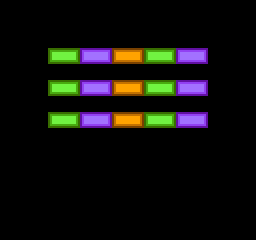

The image is a tile-based game level rendered from a .tmx file. Its description and complete source (layers, tilesets, objects, tile grids) follow:
An orthogonal 32x30 tile map with 8x8 px tiles, 2 tile layers (bg, board2), 1 hidden layer not drawn.

<map version="1.2" tiledversion="1.2.4" orientation="orthogonal" renderorder="right-down" width="32" height="30" tilewidth="8" tileheight="8" infinite="0" nextlayerid="5" nextobjectid="1">
 <tileset firstgid="1" source="map-tiles.tsx" />
 <layer id="1" name="bg" width="32" height="30">
  <data encoding="csv">
2,2,2,2,2,2,2,2,2,2,2,2,2,2,2,2,2,2,2,2,2,2,2,2,2,2,2,2,2,2,2,2,
2,2,2,2,2,2,2,2,2,2,2,2,2,2,2,2,2,2,2,2,2,2,2,2,2,2,2,2,2,2,2,2,
2,2,0,0,0,0,0,0,0,0,0,0,0,0,0,0,0,0,0,0,0,0,0,0,0,0,0,0,0,0,2,2,
2,2,0,0,0,0,0,0,0,0,0,0,0,0,0,0,0,0,0,0,0,0,0,0,0,0,0,0,0,0,2,2,
2,2,0,0,0,0,0,0,0,0,0,0,0,0,0,0,0,0,0,0,0,0,0,0,0,0,0,0,0,0,2,2,
2,2,0,0,0,0,0,0,0,0,0,0,0,0,0,0,0,0,0,0,0,0,0,0,0,0,0,0,0,0,2,2,
2,2,0,0,0,0,0,0,0,0,0,0,0,0,0,0,0,0,0,0,0,0,0,0,0,0,0,0,0,0,2,2,
2,2,0,0,0,0,0,0,0,0,0,0,0,0,0,0,0,0,0,0,0,0,0,0,0,0,0,0,0,0,2,2,
2,2,0,0,0,0,0,0,0,0,0,0,0,0,0,0,0,0,0,0,0,0,0,0,0,0,0,0,0,0,2,2,
2,2,0,0,0,0,0,0,0,0,0,0,0,0,0,0,0,0,0,0,0,0,0,0,0,0,0,0,0,0,2,2,
2,2,0,0,0,0,0,0,0,0,0,0,0,0,0,0,0,0,0,0,0,0,0,0,0,0,0,0,0,0,2,2,
2,2,0,0,0,0,0,0,0,0,0,0,0,0,0,0,0,0,0,0,0,0,0,0,0,0,0,0,0,0,2,2,
2,2,0,0,0,0,0,0,0,0,0,0,0,0,0,0,0,0,0,0,0,0,0,0,0,0,0,0,0,0,2,2,
2,2,0,0,0,0,0,0,0,0,0,0,0,0,0,0,0,0,0,0,0,0,0,0,0,0,0,0,0,0,2,2,
2,2,0,0,0,0,0,0,0,0,0,0,0,0,0,0,0,0,0,0,0,0,0,0,0,0,0,0,0,0,2,2,
2,2,0,0,0,0,0,0,0,0,0,0,0,0,0,0,0,0,0,0,0,0,0,0,0,0,0,0,0,0,2,2,
2,2,0,0,0,0,0,0,0,0,0,0,0,0,0,0,0,0,0,0,0,0,0,0,0,0,0,0,0,0,2,2,
2,2,0,0,0,0,0,0,0,0,0,0,0,0,0,0,0,0,0,0,0,0,0,0,0,0,0,0,0,0,2,2,
2,2,0,0,0,0,0,0,0,0,0,0,0,0,0,0,0,0,0,0,0,0,0,0,0,0,0,0,0,0,2,2,
2,2,0,0,0,0,0,0,0,0,0,0,0,0,0,0,0,0,0,0,0,0,0,0,0,0,0,0,0,0,2,2,
2,2,0,0,0,0,0,0,0,0,0,0,0,0,0,0,0,0,0,0,0,0,0,0,0,0,0,0,0,0,2,2,
2,2,0,0,0,0,0,0,0,0,0,0,0,0,0,0,0,0,0,0,0,0,0,0,0,0,0,0,0,0,2,2,
2,2,0,0,0,0,0,0,0,0,0,0,0,0,0,0,0,0,0,0,0,0,0,0,0,0,0,0,0,0,2,2,
2,2,0,0,0,0,0,0,0,0,0,0,0,0,0,0,0,0,0,0,0,0,0,0,0,0,0,0,0,0,2,2,
2,2,0,0,0,0,0,0,0,0,0,0,0,0,0,0,0,0,0,0,0,0,0,0,0,0,0,0,0,0,2,2,
2,2,0,0,0,0,0,0,0,0,0,0,0,0,0,0,0,0,0,0,0,0,0,0,0,0,0,0,0,0,2,2,
2,2,0,0,0,0,0,0,0,0,0,0,0,0,0,0,0,0,0,0,0,0,0,0,0,0,0,0,0,0,2,2,
2,2,0,0,0,0,0,0,0,0,0,0,0,0,0,0,0,0,0,0,0,0,0,0,0,0,0,0,0,0,2,2,
2,2,0,0,0,0,0,0,0,0,0,0,0,0,0,0,0,0,0,0,0,0,0,0,0,0,0,0,0,0,2,2,
2,2,0,0,0,0,0,0,0,0,0,0,0,0,0,0,0,0,0,0,0,0,0,0,0,0,0,0,0,0,2,2
</data>
 </layer>
 <group id="2" name="boards">
  <layer id="3" name="board1" width="20" height="10" visible="0" offsetx="48" offsety="48">
   <data encoding="csv">
37,38,39,40,41,42,43,44,45,46,47,48,37,38,39,40,41,42,43,44,
53,54,55,56,57,58,59,60,61,62,63,64,53,54,55,56,57,58,59,60,
45,46,47,48,37,38,39,40,41,42,43,44,45,46,47,48,37,38,39,40,
61,62,63,64,53,54,55,56,57,58,59,60,61,62,63,64,53,54,55,56,
41,42,43,44,45,46,47,48,37,38,39,40,41,42,43,44,45,46,47,48,
57,58,59,60,61,62,63,64,53,54,55,56,57,58,59,60,61,62,63,64,
37,38,39,40,41,42,43,44,45,46,47,48,37,38,39,40,41,42,43,44,
53,54,55,56,57,58,59,60,61,62,63,64,53,54,55,56,57,58,59,60,
0,0,0,0,0,0,0,0,0,0,0,0,0,0,0,0,0,0,0,0,
0,0,0,0,0,0,0,0,0,0,0,0,0,0,0,0,0,0,0,0
</data>
  </layer>
  <layer id="4" name="board2" width="20" height="10" offsetx="48" offsety="48">
   <data encoding="csv">
37,38,39,40,41,42,43,44,45,46,47,48,37,38,39,40,41,42,43,44,
53,54,55,56,57,58,59,60,61,62,63,64,53,54,55,56,57,58,59,60,
0,0,0,0,0,0,0,0,0,0,0,0,0,0,0,0,0,0,0,0,
0,0,0,0,0,0,0,0,0,0,0,0,0,0,0,0,0,0,0,0,
37,38,39,40,41,42,43,44,45,46,47,48,37,38,39,40,41,42,43,44,
53,54,55,56,57,58,59,60,61,62,63,64,53,54,55,56,57,58,59,60,
0,0,0,0,0,0,0,0,0,0,0,0,0,0,0,0,0,0,0,0,
0,0,0,0,0,0,0,0,0,0,0,0,0,0,0,0,0,0,0,0,
37,38,39,40,41,42,43,44,45,46,47,48,37,38,39,40,41,42,43,44,
53,54,55,56,57,58,59,60,61,62,63,64,53,54,55,56,57,58,59,60
</data>
  </layer>
 </group>
</map>
